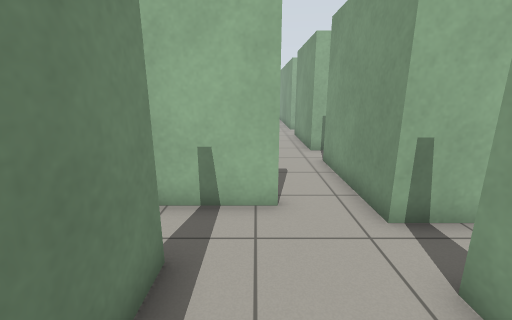
[1] (above)

21 first-person views from a walk through a robot-simulator world made for Gazebo. The camera is 1.2 m above the floor, tilts 14° down and sees 90° across. The floor is counted in squares, 0.5 m on a side. Each view is taken from the middle of a square. On the plan, view 1 faces up. The plan holds only what a view shows up to about 17 squares ahead; the rest is blank.

[2]
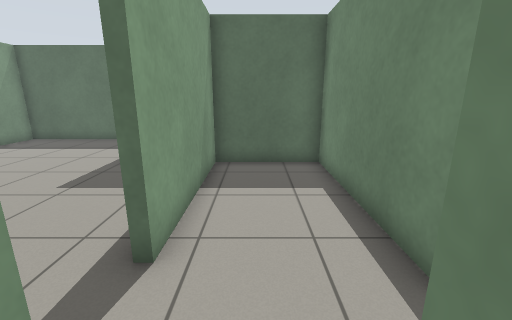

[3]
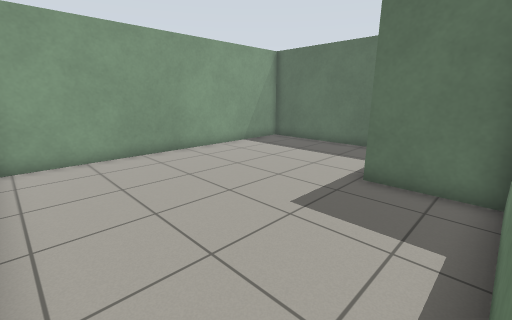

[4]
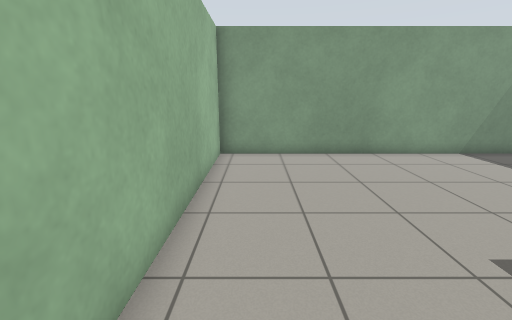

[5]
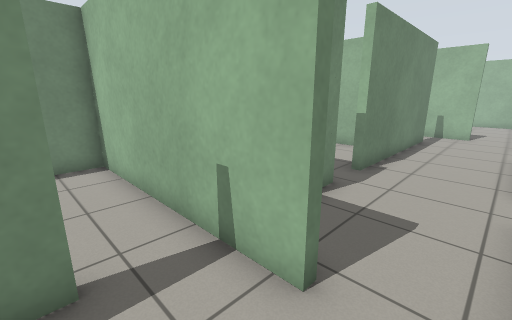

[6]
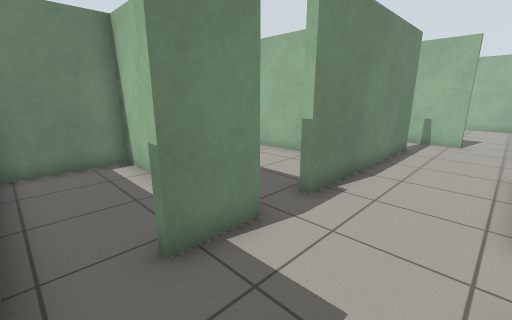

[7]
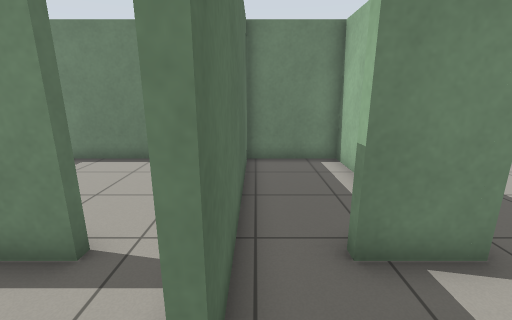

[8]
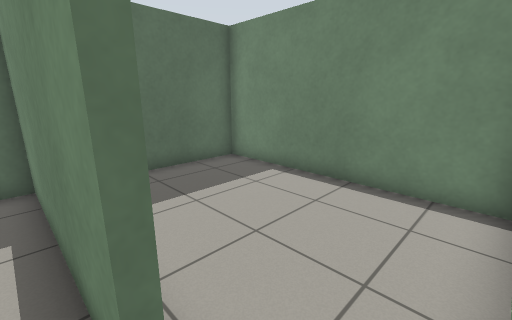

[9]
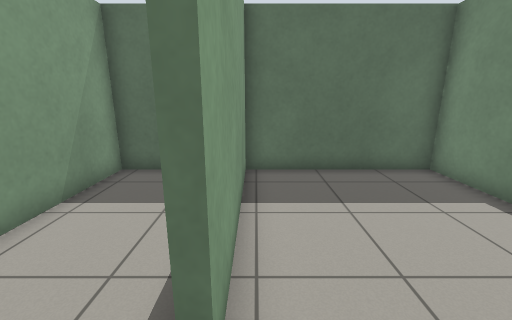

[10]
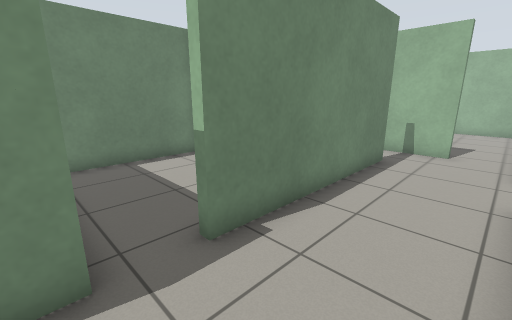

[11]
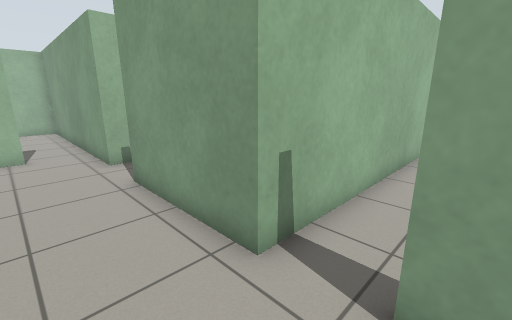

[12]
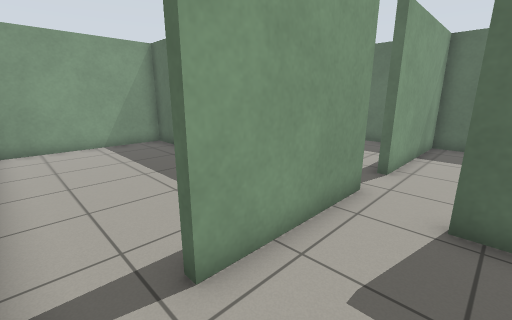

[13]
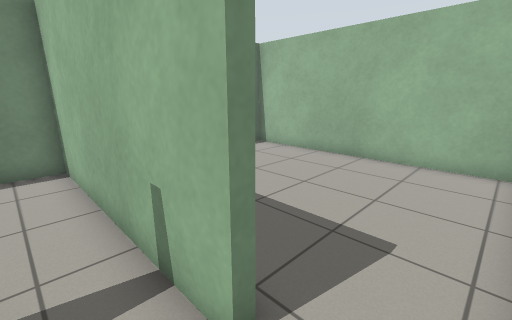

[14]
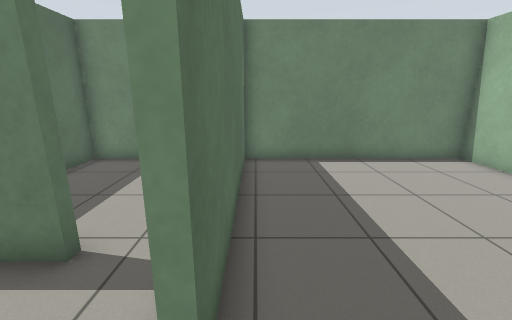

[15]
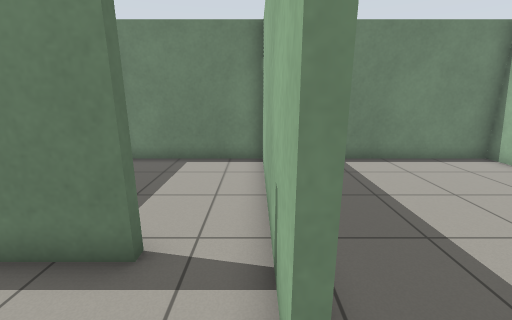

[16]
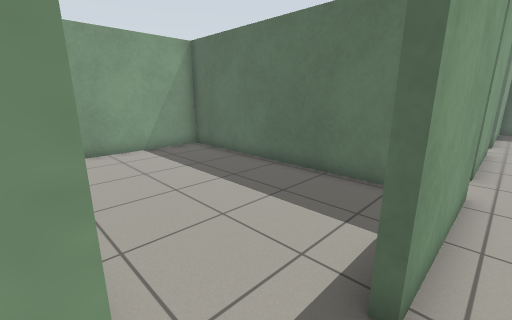

[17]
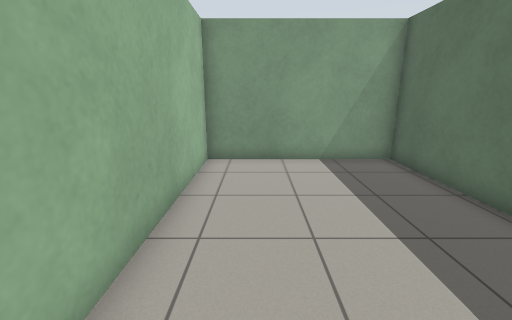

[18]
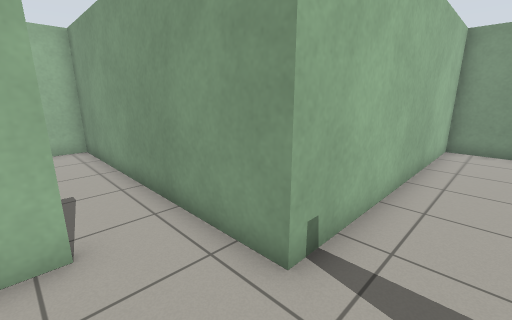

[19]
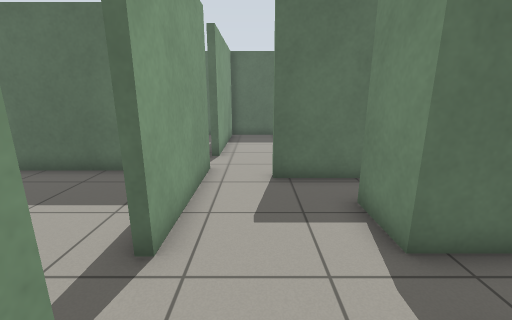

[20]
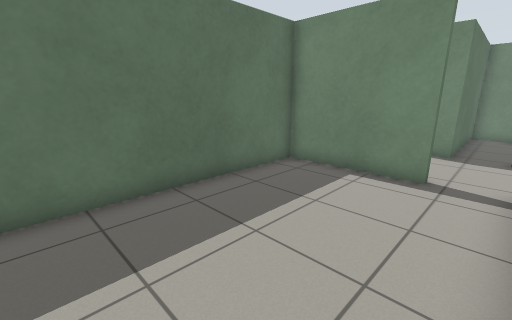

[21]
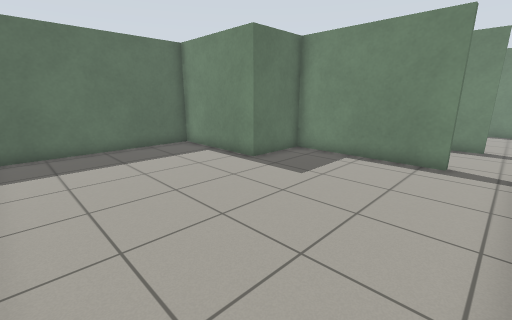

### Floor plan
Points are (right, up) in squares from view 1. A wall is a line through its corners. A room is listed if a view was taken in it or the views show most of it. See-through windows are left out.
Room 1 (views 1, 2, 5, 6, 7, 8)
walls: (2.6, 4.5) (2.6, 6.4); (-1.7, 3.3) (-1.3, 3.3) (-1.3, -3.3) (2.6, -3.3) (2.6, 2.8); (0.4, 5.7) (0.4, 5.4) (-1.6, 5.4)
ways out: opening at (3, 3.5) to room 2; opening at (-1, 4.5) to room 3; opening at (1.5, 6) to room 11
Room 2 (views 3, 4, 21)
walls: (2.8, 2.8) (2.8, -3.3) (5.8, -3.3) (5.8, -8.5) (13.7, -8.5) (13.7, 4.5) (2.6, 4.5)
ways out: opening at (3, 3.5) to room 1
Room 3 (view 9)
walls: (-1.6, 5.4) (-7.9, 5.4) (-7.9, -3.3) (-1.7, -3.3) (-1.7, 3.3)
ways out: opening at (-1, 4.5) to room 1
Room 4 (views 10, 11, 12, 18, 19)
walls: (2.6, 11.4) (2.6, 16.4); (-1.3, 9.5) (-1.3, 7.5); (2.6, 7.4) (2.6, 9.6); (-1.3, 19.3) (-1.3, 11.1)
ways out: opening at (1, 19) to room 5; opening at (3, 17.5) to room 6; opening at (3, 10.5) to room 7; opening at (-1, 10.5) to room 9; opening at (1, 8.5) to room 11
Room 5 (views 13, 14, 15, 16)
walls: (0.5, 21.3) (-1.5, 21.3); (2.6, 18.9) (2.6, 22.4)
ways out: opening at (1, 19) to room 4; opening at (1.5, 22) to room 8; opening at (-1, 20.5) to room 10
Room 6 (view 17)
walls: (2.6, 16.4) (2.9, 16.4); (4.1, 11.7) (13.7, 11.7) (13.7, 18.9) (2.6, 18.9)
ways out: opening at (3, 17.5) to room 4
Room 7 (view 20)
walls: (11.9, 11.4) (2.6, 11.4); (2.8, 9.6) (2.8, 4.8) (13.7, 4.8) (13.7, 11.2)
ways out: opening at (3, 10.5) to room 4
Room 8 (no view inside)
walls: (2.6, 22.4) (2.6, 30.1) (-7.9, 30.1) (-7.9, 21.6) (0.5, 21.6)
ways out: opening at (1.5, 22) to room 5
Room 9 (no view inside)
walls: (-3.4, 15.3) (-7.1, 15.3); (-7.9, 15) (-7.9, 9.5) (-1.3, 9.5)
ways out: opening at (-1, 10.5) to room 4
Room 10 (no view inside)
walls: (-1.5, 21.3) (-7.9, 21.3) (-7.9, 15.6) (-6.1, 15.6)
ways out: opening at (-1, 20.5) to room 5
Room 11 (no view inside)
walls: (-1.3, 7.5) (-1.8, 7.5); (-5.9, 9.2) (-7.9, 9.2) (-7.9, 5.7) (0.4, 5.7); (2.6, 6.4) (2.6, 7.4)
ways out: opening at (1.5, 6) to room 1; opening at (1, 8.5) to room 4

Positions as (right, up) in squares from view 1, and headings:
1: (0, 0), facing up
2: (1, 6), facing down
3: (3, 4), facing down-right
4: (3, 3), facing right
5: (2, 3), facing up-left
6: (2, 6), facing up-left
7: (2, 6), facing left
8: (-1, 5), facing down-left
9: (-2, 5), facing down
10: (2, 9), facing up-left
11: (0, 9), facing up-right
12: (0, 11), facing down-right
13: (2, 20), facing up-left
14: (2, 22), facing left
15: (2, 21), facing left
16: (2, 19), facing down-right
17: (4, 17), facing right
18: (0, 17), facing up-right
19: (1, 13), facing down
20: (11, 11), facing down-left
21: (13, 4), facing down-left
